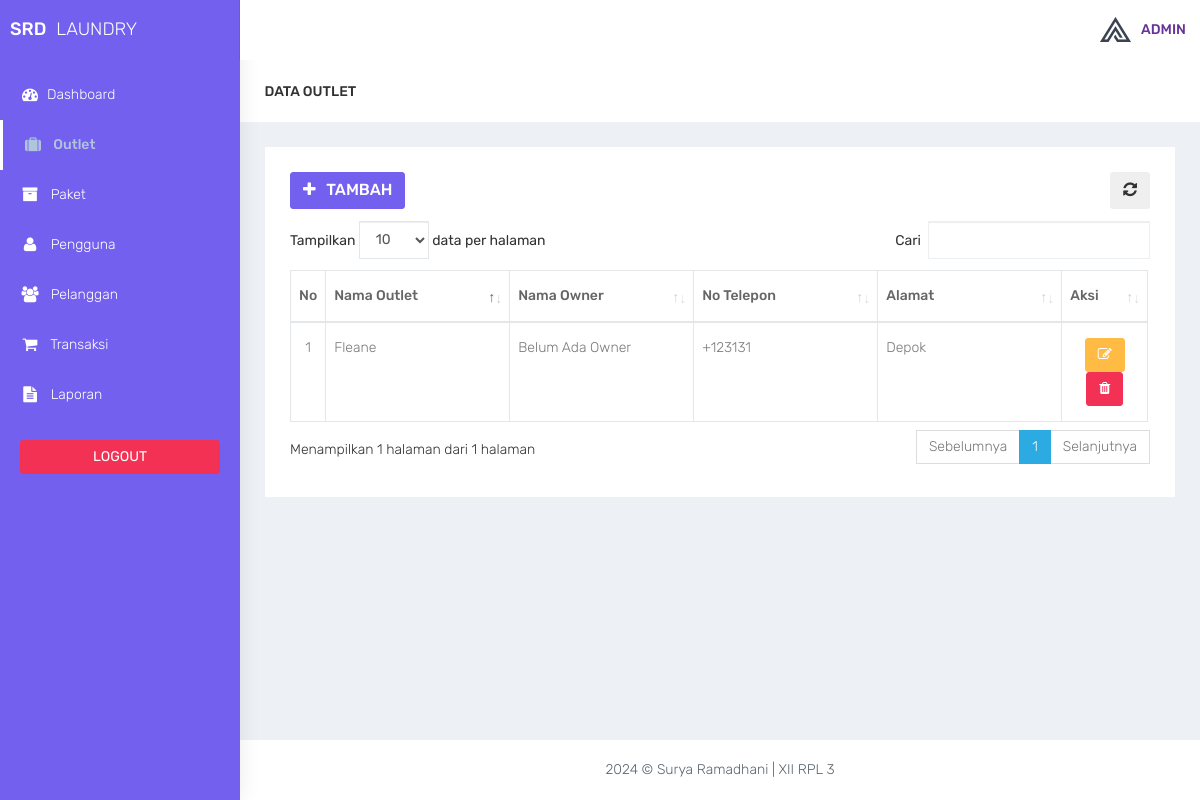
/admin/outlet.php (signed in), run on an earlier commit of the app's database.
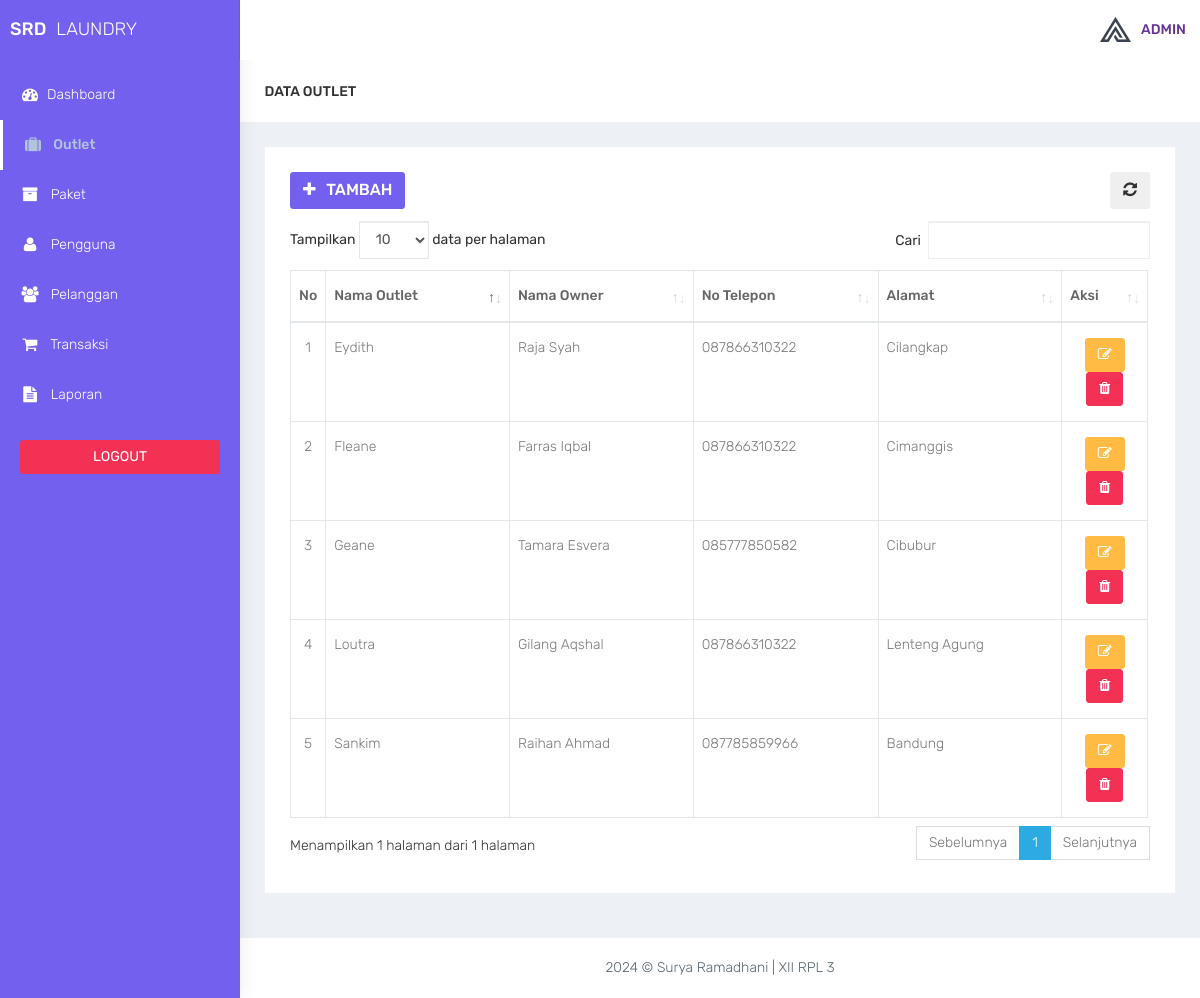
And on a later commit of the database.
### tables this page shows
CREATE TABLE `outlet` (
  `id_outlet` int(11) NOT NULL,
  `nama_outlet` varchar(100) DEFAULT NULL,
  `alamat_outlet` text DEFAULT NULL,
  `telp_outlet` varchar(15) DEFAULT NULL
);

CREATE TABLE `user` (
  `id_user` int(11) NOT NULL,
  `nama_user` varchar(100) DEFAULT NULL,
  `username` varchar(32) DEFAULT NULL,
  `password` varchar(150) DEFAULT NULL,
  `outlet_id` int(11) DEFAULT NULL,
  `role` enum('admin','kasir','owner') DEFAULT NULL
);

### admin/functions.php (called while the page is built, shortened)
<?php
function ambildata($conn, $query)
{
    $data = mysqli_query($conn, $query);
    if (mysqli_num_rows($data) > 0) {
        while ($row = mysqli_fetch_assoc($data)) {
            $hasil[] = $row;
        }
        return $hasil;
    }
}

### admin/outlet.php (the view, shortened to what this page needs)
<?php
require 'functions.php';
require 'layout_header.php';
$query = 'SELECT outlet.*, user.nama_user FROM outlet LEFT JOIN user ON user.outlet_id = outlet.id_outlet';
$data = ambildata($conn, $query);
?>
<div class="container-fluid">
    <div class="row bg-title">
        <div class="col-lg-3 col-md-4 col-sm-4 col-xs-12">
            <h4 class="page-title">Data Outlet</h4>
        </div>
    </div>
    <div class="row">
        <div class="col-md-12 col-lg-12 col-sm-12 col-xs-12">
            <div class="white-box">
                <div class="row">
                    <div class="col-md-6">
                        <a href="outlet_tambah.php" class="btn btn-primary box-title"><i class="fa fa-plus fa-fw"></i> Tambah</a>
                    </div>
                    <div class="col-md-6 text-right">
                        <button id="btn-refresh" class="btn btn-dark box-title text-right" title="Refresh Data"><i class="fa fa-refresh" id="ic-refresh"></i></button>
                    </div>
                </div>
                <div class="table-responsive">
                    <table class="table table-bordered thead-dark" id="table">
                        <thead class="thead-dark">
                            <tr>
                                <th width="2%">No</th>
                                <th width="22%">Nama Outlet</th>
                                <th width="22%">Nama Owner</th>
                                <th width="22%">No Telepon</th>
                                <th width="22%">Alamat</th>
                                <th width="10%">Aksi</th>
                            </tr>
                        </thead>
                        <tbody>
                            <?php foreach ($data as $outlet) : ?>
                                <tr>
                                    <td align="center"></td>
                                    <td><?= htmlspecialchars($outlet['nama_outlet']); ?></td>
                                    <td>
                                        <?php if ($outlet['nama_user'] == null) {
                                            echo 'Belum Ada Owner';
                                        } else {
                                            echo htmlspecialchars($outlet['nama_user']);
                                        } ?>
                                    </td>
                                    <td><?= htmlspecialchars($outlet['telp_outlet']); ?></td>
                                    <td><?= htmlspecialchars($outlet['alamat_outlet']); ?></td>
                                    <td align="center">
                                            <a href="outlet_edit.php?id=<?= $outlet['id_outlet']; ?>" data-toggle="tooltip" data-placement="bottom" title="Edit" class="btn btn-warning"><i class="fa fa-edit"></i></a>
                                            <a href="outlet_hapus.php?id=<?= $outlet['id_outlet']; ?>" onclick="return confirm('Yakin hapus data ? ');" data-toggle="tooltip" data-placement="bottom" title="Hapus" class="btn btn-danger"><i class="fa fa-trash"></i></a>
                                    </td>
                                </tr>
                            <?php endforeach; ?>
                        </tbody>
                    </table>
                </div>
            </div>
        </div>
    </div>
</div>
<?php
require 'layout_footer.php';
?>

What changed in the data, as far as the page shows it:
no longer on this page (row edited): outlet: nama_outlet "Fleane", shows "Belum Ada Owner", telp_outlet "+123131", alamat_outlet "Depok"
added user: outlet.nama_outlet "Fleane", nama_user "Farras Iqbal", outlet.telp_outlet "087866310322", outlet.alamat_outlet "Cimanggis"
added user: outlet.nama_outlet "Geane", nama_user "Tamara Esvera", outlet.telp_outlet "085777850582", outlet.alamat_outlet "Cibubur"
added user: outlet.nama_outlet "Eydith", nama_user "Raja Syah", outlet.telp_outlet "087866310322", outlet.alamat_outlet "Cilangkap"
added user: outlet.nama_outlet "Loutra", nama_user "Gilang Aqshal", outlet.telp_outlet "087866310322", outlet.alamat_outlet "Lenteng Agung"
added user: outlet.nama_outlet "Sankim", nama_user "Raihan Ahmad", outlet.telp_outlet "087785859966", outlet.alamat_outlet "Bandung"
